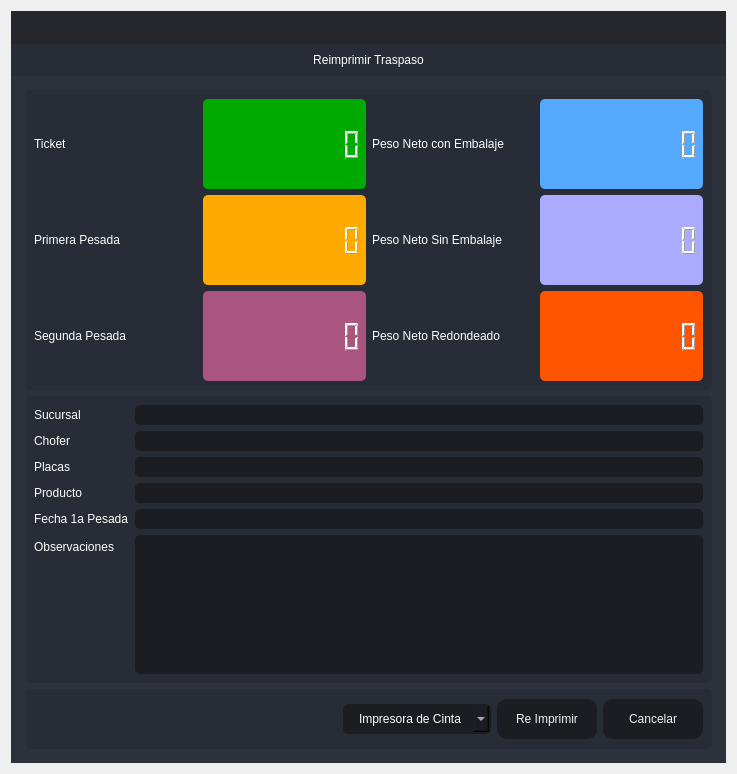
<?xml version="1.0" encoding="UTF-8"?>
<ui version="4.0">
 <class>Destare</class>
 <widget class="QDialog" name="Destare">
  <property name="windowModality">
   <enum>Qt::ApplicationModal</enum>
  </property>
  <property name="geometry">
   <rect>
    <x>0</x>
    <y>0</y>
    <width>737</width>
    <height>774</height>
   </rect>
  </property>
  <property name="minimumSize">
   <size>
    <width>737</width>
    <height>774</height>
   </size>
  </property>
  <property name="maximumSize">
   <size>
    <width>737</width>
    <height>774</height>
   </size>
  </property>
  <property name="windowTitle">
   <string> Reimpresión de Traspaso</string>
  </property>
  <property name="windowIcon">
   <iconset resource="files.qrc">
    <normaloff>:/16x16/icons/16x16/logo.png</normaloff>:/16x16/icons/16x16/logo.png</iconset>
  </property>
  <layout class="QVBoxLayout" name="verticalLayout_6">
   <item>
    <widget class="QFrame" name="frame_main">
     <property name="styleSheet">
      <string notr="true">/* LINE EDIT */
QLineEdit {
	background-color: rgb(27, 29, 35);
	border-radius: 5px;
	border: 2px solid rgb(27, 29, 35);
	padding-left: 10px;
}
QLineEdit:hover {
	border: 2px solid rgb(64, 71, 88);
}
QLineEdit:focus {
	border: 2px solid rgb(91, 101, 124);
}

/* SCROLL BARS */
QScrollBar:horizontal {
    border: none;
    background: rgb(52, 59, 72);
    height: 14px;
    margin: 0px 21px 0 21px;
	border-radius: 0px;
}
QScrollBar::handle:horizontal {
    background: rgb(85, 170, 255);
    min-width: 25px;
	border-radius: 7px
}
QScrollBar::add-line:horizontal {
    border: none;
    background: rgb(55, 63, 77);
    width: 20px;
	border-top-right-radius: 7px;
    border-bottom-right-radius: 7px;
    subcontrol-position: right;
    subcontrol-origin: margin;
}
QScrollBar::sub-line:horizontal {
    border: none;
    background: rgb(55, 63, 77);
    width: 20px;
	border-top-left-radius: 7px;
    border-bottom-left-radius: 7px;
    subcontrol-position: left;
    subcontrol-origin: margin;
}
QScrollBar::up-arrow:horizontal, QScrollBar::down-arrow:horizontal
{
     background: none;
}
QScrollBar::add-page:horizontal, QScrollBar::sub-page:horizontal
{
     background: none;
}
 QScrollBar:vertical {
	border: none;
    background: rgb(52, 59, 72);
    width: 14px;
    margin: 21px 0 21px 0;
	border-radius: 0px;
 }
 QScrollBar::handle:vertical {	
	background: rgb(85, 170, 255);
    min-height: 25px;
	border-radius: 7px
 }
 QScrollBar::add-line:vertical {
     border: none;
    background: rgb(55, 63, 77);
     height: 20px;
	border-bottom-left-radius: 7px;
    border-bottom-right-radius: 7px;
     subcontrol-position: bottom;
     subcontrol-origin: margin;
 }
 QScrollBar::sub-line:vertical {
	border: none;
    background: rgb(55, 63, 77);
     height: 20px;
	border-top-left-radius: 7px;
    border-top-right-radius: 7px;
     subcontrol-position: top;
     subcontrol-origin: margin;
 }
 QScrollBar::up-arrow:vertical, QScrollBar::down-arrow:vertical {
     background: none;
 }

 QScrollBar::add-page:vertical, QScrollBar::sub-page:vertical {
     background: none;
 }

/* CHECKBOX */
QCheckBox::indicator {
    border: 3px solid rgb(52, 59, 72);
	width: 15px;
	height: 15px;
	border-radius: 10px;
    background: rgb(44, 49, 60);
}
QCheckBox::indicator:hover {
    border: 3px solid rgb(58, 66, 81);
}
QCheckBox::indicator:checked {
    background: 3px solid rgb(52, 59, 72);
	border: 3px solid rgb(52, 59, 72);	
	background-image: url(:/16x16/icons/16x16/cil-check-alt.png);
}

/* RADIO BUTTON */
QRadioButton::indicator {
    border: 3px solid rgb(52, 59, 72);
	width: 15px;
	height: 15px;
	border-radius: 10px;
    background: rgb(44, 49, 60);
}
QRadioButton::indicator:hover {
    border: 3px solid rgb(58, 66, 81);
}
QRadioButton::indicator:checked {
    background: 3px solid rgb(94, 106, 130);
	border: 3px solid rgb(52, 59, 72);	
}

/* COMBOBOX */
QComboBox{
	background-color: rgb(27, 29, 35);
	border-radius: 5px;
	border: 2px solid rgb(27, 29, 35);
	padding: 5px;
	padding-left: 10px;
}
QComboBox:hover{
	border: 2px solid rgb(64, 71, 88);
}
QComboBox::drop-down {
	subcontrol-origin: padding;
	subcontrol-position: top right;
	width: 25px; 
	border-left-width: 3px;
	border-left-color: rgba(39, 44, 54, 150);
	border-left-style: solid;
	border-top-right-radius: 3px;
	border-bottom-right-radius: 3px;	
	background-image: url(:/16x16/icons/16x16/cil-arrow-bottom.png);
	background-position: center;
	background-repeat: no-reperat;
 }
QComboBox QAbstractItemView {
	color: rgb(85, 170, 255);	
	background-color: rgb(27, 29, 35);
	padding: 10px;
	selection-background-color: rgb(39, 44, 54);
}

/* SLIDERS */
QSlider::groove:horizontal {
    border-radius: 9px;
    height: 18px;
	margin: 0px;
	background-color: rgb(52, 59, 72);
}
QSlider::groove:horizontal:hover {
	background-color: rgb(55, 62, 76);
}
QSlider::handle:horizontal {
    background-color: rgb(85, 170, 255);
    border: none;
    height: 18px;
    width: 18px;
    margin: 0px;
	border-radius: 9px;
}
QSlider::handle:horizontal:hover {
    background-color: rgb(105, 180, 255);
}
QSlider::handle:horizontal:pressed {
    background-color: rgb(65, 130, 195);
}

QSlider::groove:vertical {
    border-radius: 9px;
    width: 18px;
    margin: 0px;
	background-color: rgb(52, 59, 72);
}
QSlider::groove:vertical:hover {
	background-color: rgb(55, 62, 76);
}
QSlider::handle:vertical {
    background-color: rgb(85, 170, 255);
	border: none;
    height: 18px;
    width: 18px;
    margin: 0px;
	border-radius: 9px;
}
QSlider::handle:vertical:hover {
    background-color: rgb(105, 180, 255);
}
QSlider::handle:vertical:pressed {
    background-color: rgb(65, 130, 195);
}

</string>
     </property>
     <property name="frameShape">
      <enum>QFrame::NoFrame</enum>
     </property>
     <property name="frameShadow">
      <enum>QFrame::Raised</enum>
     </property>
     <layout class="QVBoxLayout" name="verticalLayout">
      <property name="spacing">
       <number>0</number>
      </property>
      <property name="leftMargin">
       <number>0</number>
      </property>
      <property name="topMargin">
       <number>0</number>
      </property>
      <property name="rightMargin">
       <number>0</number>
      </property>
      <property name="bottomMargin">
       <number>0</number>
      </property>
      <item>
       <widget class="QFrame" name="frame_top">
        <property name="minimumSize">
         <size>
          <width>0</width>
          <height>65</height>
         </size>
        </property>
        <property name="maximumSize">
         <size>
          <width>16777215</width>
          <height>65</height>
         </size>
        </property>
        <property name="styleSheet">
         <string notr="true">background-color: transparent;</string>
        </property>
        <property name="frameShape">
         <enum>QFrame::NoFrame</enum>
        </property>
        <property name="frameShadow">
         <enum>QFrame::Raised</enum>
        </property>
        <layout class="QHBoxLayout" name="horizontalLayout_3">
         <property name="spacing">
          <number>0</number>
         </property>
         <property name="leftMargin">
          <number>0</number>
         </property>
         <property name="topMargin">
          <number>0</number>
         </property>
         <property name="rightMargin">
          <number>0</number>
         </property>
         <property name="bottomMargin">
          <number>0</number>
         </property>
         <item>
          <widget class="QFrame" name="frame_toggle">
           <property name="maximumSize">
            <size>
             <width>70</width>
             <height>16777215</height>
            </size>
           </property>
           <property name="styleSheet">
            <string notr="true">background-color: rgb(27, 29, 35);</string>
           </property>
           <property name="frameShape">
            <enum>QFrame::NoFrame</enum>
           </property>
           <property name="frameShadow">
            <enum>QFrame::Raised</enum>
           </property>
           <layout class="QVBoxLayout" name="verticalLayout_3">
            <property name="spacing">
             <number>0</number>
            </property>
            <property name="leftMargin">
             <number>0</number>
            </property>
            <property name="topMargin">
             <number>0</number>
            </property>
            <property name="rightMargin">
             <number>0</number>
            </property>
            <property name="bottomMargin">
             <number>0</number>
            </property>
           </layout>
          </widget>
         </item>
         <item>
          <widget class="QFrame" name="frame_top_right">
           <property name="styleSheet">
            <string notr="true">background: transparent;</string>
           </property>
           <property name="frameShape">
            <enum>QFrame::NoFrame</enum>
           </property>
           <property name="frameShadow">
            <enum>QFrame::Raised</enum>
           </property>
           <layout class="QVBoxLayout" name="verticalLayout_2">
            <property name="spacing">
             <number>0</number>
            </property>
            <property name="leftMargin">
             <number>0</number>
            </property>
            <property name="topMargin">
             <number>0</number>
            </property>
            <property name="rightMargin">
             <number>0</number>
            </property>
            <property name="bottomMargin">
             <number>0</number>
            </property>
            <item>
             <widget class="QFrame" name="frame_top_btns">
              <property name="maximumSize">
               <size>
                <width>16777215</width>
                <height>42</height>
               </size>
              </property>
              <property name="styleSheet">
               <string notr="true">background-color: rgba(27, 29, 35, 200)</string>
              </property>
              <property name="frameShape">
               <enum>QFrame::NoFrame</enum>
              </property>
              <property name="frameShadow">
               <enum>QFrame::Raised</enum>
              </property>
              <layout class="QHBoxLayout" name="horizontalLayout_4">
               <property name="spacing">
                <number>0</number>
               </property>
               <property name="leftMargin">
                <number>0</number>
               </property>
               <property name="topMargin">
                <number>0</number>
               </property>
               <property name="rightMargin">
                <number>0</number>
               </property>
               <property name="bottomMargin">
                <number>0</number>
               </property>
               <item>
                <widget class="QFrame" name="frame_label_top_btns">
                 <property name="sizePolicy">
                  <sizepolicy hsizetype="Expanding" vsizetype="Preferred">
                   <horstretch>0</horstretch>
                   <verstretch>0</verstretch>
                  </sizepolicy>
                 </property>
                 <property name="frameShape">
                  <enum>QFrame::NoFrame</enum>
                 </property>
                 <property name="frameShadow">
                  <enum>QFrame::Raised</enum>
                 </property>
                 <layout class="QHBoxLayout" name="horizontalLayout_10">
                  <property name="spacing">
                   <number>0</number>
                  </property>
                  <property name="leftMargin">
                   <number>5</number>
                  </property>
                  <property name="topMargin">
                   <number>0</number>
                  </property>
                  <property name="rightMargin">
                   <number>10</number>
                  </property>
                  <property name="bottomMargin">
                   <number>0</number>
                  </property>
                 </layout>
                </widget>
               </item>
               <item alignment="Qt::AlignRight">
                <widget class="QFrame" name="frame_btns_right">
                 <property name="sizePolicy">
                  <sizepolicy hsizetype="Expanding" vsizetype="Preferred">
                   <horstretch>0</horstretch>
                   <verstretch>0</verstretch>
                  </sizepolicy>
                 </property>
                 <property name="maximumSize">
                  <size>
                   <width>120</width>
                   <height>16777215</height>
                  </size>
                 </property>
                 <property name="frameShape">
                  <enum>QFrame::NoFrame</enum>
                 </property>
                 <property name="frameShadow">
                  <enum>QFrame::Raised</enum>
                 </property>
                 <layout class="QHBoxLayout" name="horizontalLayout_5">
                  <property name="spacing">
                   <number>0</number>
                  </property>
                  <property name="leftMargin">
                   <number>0</number>
                  </property>
                  <property name="topMargin">
                   <number>0</number>
                  </property>
                  <property name="rightMargin">
                   <number>0</number>
                  </property>
                  <property name="bottomMargin">
                   <number>0</number>
                  </property>
                 </layout>
                </widget>
               </item>
              </layout>
             </widget>
            </item>
            <item>
             <widget class="QFrame" name="frame_top_info">
              <property name="maximumSize">
               <size>
                <width>16777215</width>
                <height>65</height>
               </size>
              </property>
              <property name="styleSheet">
               <string notr="true">background-color: rgb(39, 44, 54);</string>
              </property>
              <property name="frameShape">
               <enum>QFrame::NoFrame</enum>
              </property>
              <property name="frameShadow">
               <enum>QFrame::Raised</enum>
              </property>
              <layout class="QHBoxLayout" name="horizontalLayout_8">
               <property name="spacing">
                <number>0</number>
               </property>
               <property name="leftMargin">
                <number>10</number>
               </property>
               <property name="topMargin">
                <number>0</number>
               </property>
               <property name="rightMargin">
                <number>10</number>
               </property>
               <property name="bottomMargin">
                <number>0</number>
               </property>
               <item>
                <widget class="QLabel" name="label">
                 <property name="styleSheet">
                  <string notr="true">font: 75 16pt &quot;MS Shell Dlg 2&quot;;
color: rgb(255, 255, 255);</string>
                 </property>
                 <property name="text">
                  <string>Reimprimir Traspaso</string>
                 </property>
                 <property name="alignment">
                  <set>Qt::AlignCenter</set>
                 </property>
                </widget>
               </item>
              </layout>
             </widget>
            </item>
           </layout>
          </widget>
         </item>
        </layout>
       </widget>
      </item>
      <item>
       <widget class="QFrame" name="frame_center">
        <property name="sizePolicy">
         <sizepolicy hsizetype="Expanding" vsizetype="Expanding">
          <horstretch>0</horstretch>
          <verstretch>0</verstretch>
         </sizepolicy>
        </property>
        <property name="styleSheet">
         <string notr="true">background-color: rgb(40, 44, 52);</string>
        </property>
        <property name="frameShape">
         <enum>QFrame::NoFrame</enum>
        </property>
        <property name="frameShadow">
         <enum>QFrame::Raised</enum>
        </property>
        <layout class="QHBoxLayout" name="horizontalLayout_2">
         <property name="spacing">
          <number>0</number>
         </property>
         <property name="leftMargin">
          <number>0</number>
         </property>
         <property name="topMargin">
          <number>0</number>
         </property>
         <property name="rightMargin">
          <number>0</number>
         </property>
         <property name="bottomMargin">
          <number>0</number>
         </property>
         <item>
          <widget class="QFrame" name="frame_content_right">
           <property name="styleSheet">
            <string notr="true">background-color: rgb(44, 49, 60);</string>
           </property>
           <property name="frameShape">
            <enum>QFrame::NoFrame</enum>
           </property>
           <property name="frameShadow">
            <enum>QFrame::Raised</enum>
           </property>
           <layout class="QVBoxLayout" name="verticalLayout_4">
            <property name="spacing">
             <number>0</number>
            </property>
            <property name="leftMargin">
             <number>0</number>
            </property>
            <property name="topMargin">
             <number>0</number>
            </property>
            <property name="rightMargin">
             <number>0</number>
            </property>
            <property name="bottomMargin">
             <number>0</number>
            </property>
            <item>
             <widget class="QFrame" name="frame_content">
              <property name="frameShape">
               <enum>QFrame::NoFrame</enum>
              </property>
              <property name="frameShadow">
               <enum>QFrame::Raised</enum>
              </property>
              <layout class="QVBoxLayout" name="verticalLayout_9">
               <property name="spacing">
                <number>0</number>
               </property>
               <property name="leftMargin">
                <number>5</number>
               </property>
               <property name="topMargin">
                <number>5</number>
               </property>
               <property name="rightMargin">
                <number>5</number>
               </property>
               <property name="bottomMargin">
                <number>5</number>
               </property>
               <item>
                <widget class="QStackedWidget" name="stackedWidget">
                 <property name="styleSheet">
                  <string notr="true">background: transparent;</string>
                 </property>
                 <property name="currentIndex">
                  <number>0</number>
                 </property>
                 <widget class="QWidget" name="page_home">
                  <layout class="QVBoxLayout" name="verticalLayout_10">
                   <item>
                    <widget class="QFrame" name="frame">
                     <property name="minimumSize">
                      <size>
                       <width>0</width>
                       <height>300</height>
                      </size>
                     </property>
                     <property name="maximumSize">
                      <size>
                       <width>16777215</width>
                       <height>300</height>
                      </size>
                     </property>
                     <property name="styleSheet">
                      <string notr="true">background-color: rgb(39, 44, 54);
border-radius: 5px;</string>
                     </property>
                     <property name="frameShape">
                      <enum>QFrame::StyledPanel</enum>
                     </property>
                     <property name="frameShadow">
                      <enum>QFrame::Raised</enum>
                     </property>
                     <layout class="QHBoxLayout" name="horizontalLayout_6">
                      <item>
                       <layout class="QGridLayout" name="gridLayout_2">
                        <item row="1" column="2">
                         <widget class="QLabel" name="label_5">
                          <property name="styleSheet">
                           <string notr="true">color: rgb(255, 255, 255);
font: 75 12pt &quot;MS Shell Dlg 2&quot;;</string>
                          </property>
                          <property name="text">
                           <string>Peso Neto Sin Embalaje</string>
                          </property>
                         </widget>
                        </item>
                        <item row="1" column="1">
                         <widget class="QLCDNumber" name="lcdNumber_3">
                          <property name="styleSheet">
                           <string notr="true">color: rgb(255, 255, 255);
background-color: rgb(255, 170, 0);</string>
                          </property>
                          <property name="digitCount">
                           <number>10</number>
                          </property>
                         </widget>
                        </item>
                        <item row="1" column="3">
                         <widget class="QLCDNumber" name="lcdNumber_4">
                          <property name="styleSheet">
                           <string notr="true">color: rgb(255, 255, 255);
background-color: rgb(170, 170, 255);</string>
                          </property>
                          <property name="digitCount">
                           <number>10</number>
                          </property>
                         </widget>
                        </item>
                        <item row="0" column="3">
                         <widget class="QLCDNumber" name="lcdNumber_1">
                          <property name="styleSheet">
                           <string notr="true">color: rgb(255, 255, 255);
background-color: rgb(85, 170, 255);</string>
                          </property>
                          <property name="digitCount">
                           <number>10</number>
                          </property>
                         </widget>
                        </item>
                        <item row="2" column="3">
                         <widget class="QLCDNumber" name="lcdNumber_6">
                          <property name="styleSheet">
                           <string notr="true">color: rgb(255, 255, 255);
background-color: rgb(255, 85, 0);</string>
                          </property>
                          <property name="digitCount">
                           <number>10</number>
                          </property>
                         </widget>
                        </item>
                        <item row="0" column="0">
                         <widget class="QLabel" name="label_2">
                          <property name="styleSheet">
                           <string notr="true">color: rgb(255, 255, 255);
font: 75 12pt &quot;MS Shell Dlg 2&quot;;</string>
                          </property>
                          <property name="text">
                           <string>Ticket</string>
                          </property>
                         </widget>
                        </item>
                        <item row="1" column="0">
                         <widget class="QLabel" name="label_4">
                          <property name="styleSheet">
                           <string notr="true">color: rgb(255, 255, 255);
font: 75 12pt &quot;MS Shell Dlg 2&quot;;</string>
                          </property>
                          <property name="text">
                           <string>Primera Pesada</string>
                          </property>
                         </widget>
                        </item>
                        <item row="0" column="1">
                         <widget class="QLCDNumber" name="lcdNumber_9">
                          <property name="styleSheet">
                           <string notr="true">color: rgb(255, 255, 255);
background-color: rgb(0, 170, 0);</string>
                          </property>
                          <property name="digitCount">
                           <number>10</number>
                          </property>
                         </widget>
                        </item>
                        <item row="2" column="0">
                         <widget class="QLabel" name="label_6">
                          <property name="styleSheet">
                           <string notr="true">color: rgb(255, 255, 255);
font: 75 12pt &quot;MS Shell Dlg 2&quot;;</string>
                          </property>
                          <property name="text">
                           <string>Segunda Pesada</string>
                          </property>
                         </widget>
                        </item>
                        <item row="0" column="2">
                         <widget class="QLabel" name="label_3">
                          <property name="styleSheet">
                           <string notr="true">color: rgb(255, 255, 255);
font: 75 12pt &quot;MS Shell Dlg 2&quot;;</string>
                          </property>
                          <property name="text">
                           <string>Peso Neto con Embalaje</string>
                          </property>
                         </widget>
                        </item>
                        <item row="2" column="2">
                         <widget class="QLabel" name="label_7">
                          <property name="styleSheet">
                           <string notr="true">color: rgb(255, 255, 255);
font: 75 12pt &quot;MS Shell Dlg 2&quot;;</string>
                          </property>
                          <property name="text">
                           <string>Peso Neto Redondeado</string>
                          </property>
                         </widget>
                        </item>
                        <item row="2" column="1">
                         <widget class="QLCDNumber" name="lcdNumber_7">
                          <property name="styleSheet">
                           <string notr="true">color: rgb(255, 255, 255);
background-color: rgb(170, 85, 127);</string>
                          </property>
                          <property name="digitCount">
                           <number>10</number>
                          </property>
                         </widget>
                        </item>
                       </layout>
                      </item>
                     </layout>
                    </widget>
                   </item>
                   <item>
                    <widget class="QFrame" name="frame_3">
                     <property name="minimumSize">
                      <size>
                       <width>0</width>
                       <height>160</height>
                      </size>
                     </property>
                     <property name="maximumSize">
                      <size>
                       <width>16777215</width>
                       <height>500</height>
                      </size>
                     </property>
                     <property name="styleSheet">
                      <string notr="true">background-color: rgb(39, 44, 54);
border-radius: 5px;</string>
                     </property>
                     <property name="frameShape">
                      <enum>QFrame::StyledPanel</enum>
                     </property>
                     <property name="frameShadow">
                      <enum>QFrame::Raised</enum>
                     </property>
                     <layout class="QVBoxLayout" name="verticalLayout_5">
                      <item>
                       <layout class="QFormLayout" name="formLayout">
                        <item row="0" column="0">
                         <widget class="QLabel" name="label_8">
                          <property name="styleSheet">
                           <string notr="true">color: rgb(255, 255, 255);
font: 75 12pt &quot;MS Shell Dlg 2&quot;;</string>
                          </property>
                          <property name="text">
                           <string>Sucursal</string>
                          </property>
                         </widget>
                        </item>
                        <item row="0" column="1">
                         <widget class="QLineEdit" name="Sucursal">
                          <property name="styleSheet">
                           <string notr="true">QLineEdit {
	background-color: rgb(27, 29, 35);
	border-radius: 5px;
	border: 2px solid rgb(27, 29, 35);
	padding-left: 10px;
	font: 75 12pt &quot;MS Shell Dlg 2&quot;;
	color: rgb(255, 255, 255);
}
QLineEdit:hover {
	border: 2px solid rgb(64, 71, 88);
}
QLineEdit:focus {
	border: 2px solid rgb(91, 101, 124);
}</string>
                          </property>
                          <property name="readOnly">
                           <bool>true</bool>
                          </property>
                         </widget>
                        </item>
                        <item row="1" column="0">
                         <widget class="QLabel" name="label_9">
                          <property name="styleSheet">
                           <string notr="true">color: rgb(255, 255, 255);
font: 75 12pt &quot;MS Shell Dlg 2&quot;;</string>
                          </property>
                          <property name="text">
                           <string>Chofer</string>
                          </property>
                         </widget>
                        </item>
                        <item row="1" column="1">
                         <widget class="QLineEdit" name="Operador">
                          <property name="styleSheet">
                           <string notr="true">QLineEdit {
	background-color: rgb(27, 29, 35);
	border-radius: 5px;
	border: 2px solid rgb(27, 29, 35);
	padding-left: 10px;
	font: 75 12pt &quot;MS Shell Dlg 2&quot;;
	color: rgb(255, 255, 255);
}
QLineEdit:hover {
	border: 2px solid rgb(64, 71, 88);
}
QLineEdit:focus {
	border: 2px solid rgb(91, 101, 124);
}</string>
                          </property>
                          <property name="readOnly">
                           <bool>true</bool>
                          </property>
                         </widget>
                        </item>
                        <item row="2" column="0">
                         <widget class="QLabel" name="label_10">
                          <property name="styleSheet">
                           <string notr="true">color: rgb(255, 255, 255);
font: 75 12pt &quot;MS Shell Dlg 2&quot;;</string>
                          </property>
                          <property name="text">
                           <string>Placas</string>
                          </property>
                         </widget>
                        </item>
                        <item row="2" column="1">
                         <widget class="QLineEdit" name="Placas">
                          <property name="styleSheet">
                           <string notr="true">QLineEdit {
	background-color: rgb(27, 29, 35);
	border-radius: 5px;
	border: 2px solid rgb(27, 29, 35);
	padding-left: 10px;
	font: 75 12pt &quot;MS Shell Dlg 2&quot;;
	color: rgb(255, 255, 255);
}
QLineEdit:hover {
	border: 2px solid rgb(64, 71, 88);
}
QLineEdit:focus {
	border: 2px solid rgb(91, 101, 124);
}</string>
                          </property>
                          <property name="readOnly">
                           <bool>true</bool>
                          </property>
                         </widget>
                        </item>
                        <item row="3" column="0">
                         <widget class="QLabel" name="label_11">
                          <property name="styleSheet">
                           <string notr="true">color: rgb(255, 255, 255);
font: 75 12pt &quot;MS Shell Dlg 2&quot;;</string>
                          </property>
                          <property name="text">
                           <string>Producto</string>
                          </property>
                         </widget>
                        </item>
                        <item row="3" column="1">
                         <widget class="QLineEdit" name="Producto">
                          <property name="styleSheet">
                           <string notr="true">QLineEdit {
	background-color: rgb(27, 29, 35);
	border-radius: 5px;
	border: 2px solid rgb(27, 29, 35);
	padding-left: 10px;
	font: 75 12pt &quot;MS Shell Dlg 2&quot;;
	color: rgb(255, 255, 255);
}
QLineEdit:hover {
	border: 2px solid rgb(64, 71, 88);
}
QLineEdit:focus {
	border: 2px solid rgb(91, 101, 124);
}</string>
                          </property>
                          <property name="readOnly">
                           <bool>true</bool>
                          </property>
                         </widget>
                        </item>
                        <item row="4" column="0">
                         <widget class="QLabel" name="label_12">
                          <property name="styleSheet">
                           <string notr="true">color: rgb(255, 255, 255);
font: 75 12pt &quot;MS Shell Dlg 2&quot;;</string>
                          </property>
                          <property name="text">
                           <string>Fecha 1a Pesada</string>
                          </property>
                         </widget>
                        </item>
                        <item row="4" column="1">
                         <widget class="QLineEdit" name="EFecha">
                          <property name="styleSheet">
                           <string notr="true">QLineEdit {
	background-color: rgb(27, 29, 35);
	border-radius: 5px;
	border: 2px solid rgb(27, 29, 35);
	padding-left: 10px;
	font: 75 12pt &quot;MS Shell Dlg 2&quot;;
	color: rgb(255, 255, 255);
}
QLineEdit:hover {
	border: 2px solid rgb(64, 71, 88);
}
QLineEdit:focus {
	border: 2px solid rgb(91, 101, 124);
}</string>
                          </property>
                          <property name="readOnly">
                           <bool>true</bool>
                          </property>
                         </widget>
                        </item>
                        <item row="5" column="0">
                         <widget class="QLabel" name="label_13">
                          <property name="styleSheet">
                           <string notr="true">color: rgb(255, 255, 255);
font: 75 12pt &quot;MS Shell Dlg 2&quot;;</string>
                          </property>
                          <property name="text">
                           <string>Observaciones</string>
                          </property>
                         </widget>
                        </item>
                        <item row="5" column="1">
                         <widget class="QPlainTextEdit" name="ObservacionesCompra">
                          <property name="styleSheet">
                           <string notr="true">QPlainTextEdit {
	background-color: rgb(27, 29, 35);
	border-radius: 5px;
	padding: 10px;
    color: rgb(255, 255, 255);
	font: 75 12pt &quot;MS Shell Dlg 2&quot;;
}
QPlainTextEdit:hover {
	border: 2px solid rgb(64, 71, 88);
}
QPlainTextEdit:focus {
	border: 2px solid rgb(91, 101, 124);
}</string>
                          </property>
                          <property name="readOnly">
                           <bool>true</bool>
                          </property>
                         </widget>
                        </item>
                       </layout>
                      </item>
                     </layout>
                    </widget>
                   </item>
                   <item>
                    <widget class="QFrame" name="frame_2">
                     <property name="minimumSize">
                      <size>
                       <width>0</width>
                       <height>60</height>
                      </size>
                     </property>
                     <property name="maximumSize">
                      <size>
                       <width>16777215</width>
                       <height>60</height>
                      </size>
                     </property>
                     <property name="styleSheet">
                      <string notr="true">background-color: rgb(39, 44, 54);
border-radius: 5px;</string>
                     </property>
                     <property name="frameShape">
                      <enum>QFrame::StyledPanel</enum>
                     </property>
                     <property name="frameShadow">
                      <enum>QFrame::Raised</enum>
                     </property>
                     <layout class="QHBoxLayout" name="horizontalLayout_9">
                      <item>
                       <layout class="QGridLayout" name="gridLayout">
                        <item row="0" column="0">
                         <spacer name="horizontalSpacer">
                          <property name="orientation">
                           <enum>Qt::Horizontal</enum>
                          </property>
                          <property name="sizeHint" stdset="0">
                           <size>
                            <width>40</width>
                            <height>20</height>
                           </size>
                          </property>
                         </spacer>
                        </item>
                        <item row="0" column="3">
                         <widget class="QPushButton" name="btnr">
                          <property name="minimumSize">
                           <size>
                            <width>100</width>
                            <height>40</height>
                           </size>
                          </property>
                          <property name="styleSheet">
                           <string notr="true">QPushButton {
	border-color: rgb(27, 29, 35);
	font: 75 10pt &quot;MS Shell Dlg 2&quot;;
	color: rgb(240, 240, 240);
	background-color: rgb(27, 29, 35);
	border: 0px solid;
	border-radius: 10px;	
}
QPushButton:hover {
	background-color:rgb(44, 49, 60);
	border-color: rgb(27, 29, 35);
	border: 2px solid;
}</string>
                          </property>
                          <property name="text">
                           <string>Cancelar</string>
                          </property>
                         </widget>
                        </item>
                        <item row="0" column="2">
                         <widget class="QPushButton" name="btn_guardar">
                          <property name="minimumSize">
                           <size>
                            <width>100</width>
                            <height>40</height>
                           </size>
                          </property>
                          <property name="styleSheet">
                           <string notr="true">QPushButton {
	border-color: rgb(27, 29, 35);
	font: 75 10pt &quot;MS Shell Dlg 2&quot;;
	color: rgb(240, 240, 240);
	background-color: rgb(27, 29, 35);
	border: 0px solid;
	border-radius: 10px;	
}
QPushButton:hover {
	background-color:rgb(44, 49, 60);
	border-color: rgb(27, 29, 35);
	border: 2px solid;
}</string>
                          </property>
                          <property name="text">
                           <string>Re Imprimir</string>
                          </property>
                         </widget>
                        </item>
                        <item row="0" column="1">
                         <widget class="QComboBox" name="comboBox_impresora">
                          <property name="styleSheet">
                           <string notr="true">QComboBox{
	background-color: rgb(27, 29, 35);
	border-radius: 5px;
	border: 2px solid rgb(27, 29, 35);
	padding: 5px;
	padding-left: 14px;
	color: rgb(255, 255, 255);
    font: 75 12pt &quot;MS Shell Dlg 2&quot;;
}
QComboBox:hover{
	border: 2px solid rgb(64, 71, 88);
}
QComboBox QAbstractItemView {
	color: rgb(85, 170, 255);	
	background-color: rgb(27, 29, 35);
	padding: 10px;
	selection-background-color: rgb(39, 44, 54);
}</string>
                          </property>
                          <item>
                           <property name="text">
                            <string>Impresora de Cinta</string>
                           </property>
                          </item>
                          <item>
                           <property name="text">
                            <string>Impresora Windows</string>
                           </property>
                          </item>
                         </widget>
                        </item>
                       </layout>
                      </item>
                     </layout>
                    </widget>
                   </item>
                  </layout>
                 </widget>
                </widget>
               </item>
              </layout>
             </widget>
            </item>
           </layout>
          </widget>
         </item>
        </layout>
       </widget>
      </item>
     </layout>
    </widget>
   </item>
  </layout>
 </widget>
 <resources>
  <include location="files.qrc"/>
 </resources>
 <connections/>
</ui>
